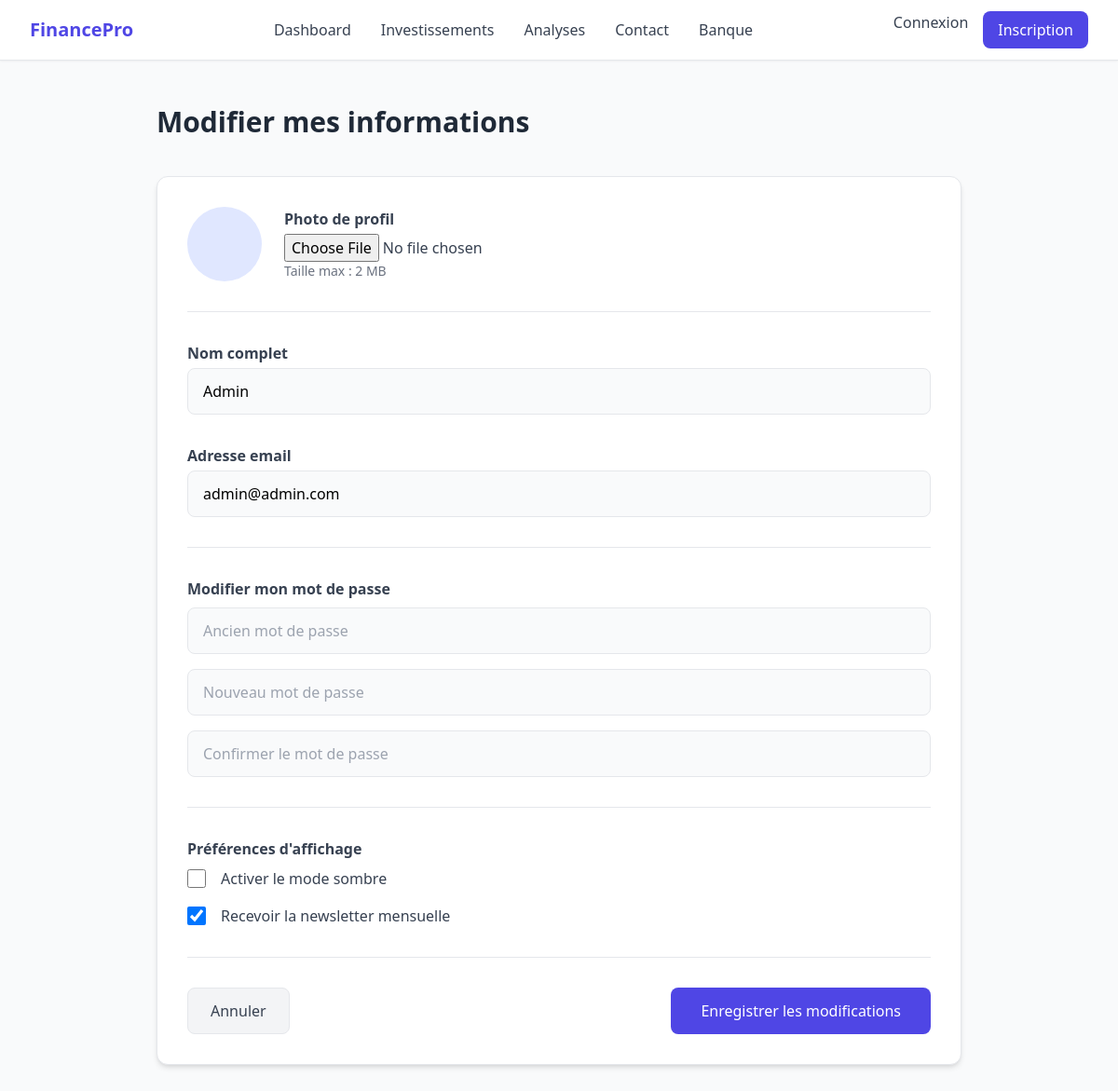
Screenshot of /account/edit with the database file from the repository.
### app/models.py (models this page shows)
class User(UserMixin, db.Model):
    id = db.Column(db.Integer, primary_key=True)
    username = db.Column(db.String(50), unique=True, nullable=False)
    email = db.Column(db.String(120), unique=True, nullable=False)
    password_hash = db.Column(db.String(255), nullable=False)
    phone_number = db.Column(db.String(20), unique=True, nullable=True)
    double_auth_enabled = db.Column(db.Boolean, default=False)
    certified = db.Column(db.Boolean, default=False)
    anonymous = db.Column(db.Boolean, default=False)
    dark_mode = db.Column(db.Boolean, default=False)
    news_letter_subscribed = db.Column(db.Boolean, default=True)
    role = db.Column(db.String(20), default='user')
    bank_accounts = db.relationship('MainBankAccount', backref='user', lazy=True)

### app/routes/main.py (the view, shortened to what this page needs)
@main_bp.route("/account/edit", methods=["GET", "POST"])
def edit_account():
    user = User.query.first()
    return render_template("account/edit_account.html", user=user)

### app/templates/account/edit_account.html (shortened to what this page needs)
{% extends 'base.html' %}
{% block content %}
<div class="max-w-4xl mx-auto px-4 py-12">
    <h1 class="text-3xl font-bold text-gray-800 mb-10">
        Modifier mes informations
    </h1>
    <div class="bg-white border border-gray-200 rounded-xl shadow-md p-8">
        <form action="/account/edit" method="POST" enctype="multipart/form-data" class="space-y-8">
            <div class="flex items-center space-x-6">
                <div class="w-20 h-20 rounded-full bg-indigo-100 text-indigo-600 text-3xl font-bold flex items-center justify-center">
                </div>
                <div>
                    <label class="block font-semibold text-gray-700 mb-1">Photo de profil</label>
                    <input type="file" name="avatar" accept="image/*"
                           class="block w-full text-gray-700">
                    <p class="text-sm text-gray-500">Taille max : 2 MB</p>
                </div>
            </div>
            <hr>
            <div>
                <label class="block text-gray-700 font-semibold mb-1">Nom complet</label>
                <input type="text" name="name" value="{{ user.username if user else '' }}" required
                       class="w-full px-4 py-3 border rounded-lg bg-gray-50 focus:ring-2 focus:ring-indigo-600">
            </div>
            <div>
                <label class="block text-gray-700 font-semibold mb-1">Adresse email</label>
                <input type="email" name="email" value="{{ user.email if user else '' }}" required
                       class="w-full px-4 py-3 border rounded-lg bg-gray-50 focus:ring-2 focus:ring-indigo-600">
            </div>
            <hr>
            <div>
                <label class="block text-gray-700 font-semibold mb-2">Modifier mon mot de passe</label>
                <input type="password" name="old_password" placeholder="Ancien mot de passe"
                       class="w-full px-4 py-3 border rounded-lg bg-gray-50 focus:ring-2 focus:ring-indigo-600 mb-4">
                <input type="password" name="new_password" placeholder="Nouveau mot de passe"
                       class="w-full px-4 py-3 border rounded-lg bg-gray-50 focus:ring-2 focus:ring-indigo-600 mb-4">
                <input type="password" name="confirm_password" placeholder="Confirmer le mot de passe"
                       class="w-full px-4 py-3 border rounded-lg bg-gray-50 focus:ring-2 focus:ring-indigo-600">
            </div>
            <hr>
            <div>
                <label class="block text-gray-700 font-semibold mb-2">Préférences d'affichage</label>
                <div class="flex items-center space-x-4 mb-4">
                    <input type="checkbox" name="darkmode" id="darkmode"
                           class="w-5 h-5" {% if user.dark_mode %}checked{% endif %}>
                    <label for="darkmode" class="text-gray-700">Activer le mode sombre</label>
                </div>
                <div class="flex items-center space-x-4">
                    <input type="checkbox" name="newsletter" id="newsletter"
                           class="w-5 h-5" {% if user.news_letter_subscribed %}checked{% endif %}>
                    <label for="newsletter" class="text-gray-700">Recevoir la newsletter mensuelle</label>
                </div>
            </div>
            <hr>
            <div class="flex justify-between">
                <a href="/account"
                   class="py-3 px-6 bg-gray-100 border rounded-lg text-gray-700 hover:bg-gray-200 transition">
                    Annuler
                </a>
                <button type="submit"
                        class="py-3 px-8 bg-indigo-600 text-white rounded-lg hover:bg-indigo-700 transition">
                    Enregistrer les modifications
                </button>
            </div>
        </form>
    </div>
</div>
{% endblock %}

### rows the page displays
User: name "Admin", email "admin@admin.com", news_letter_subscribed "☑"
